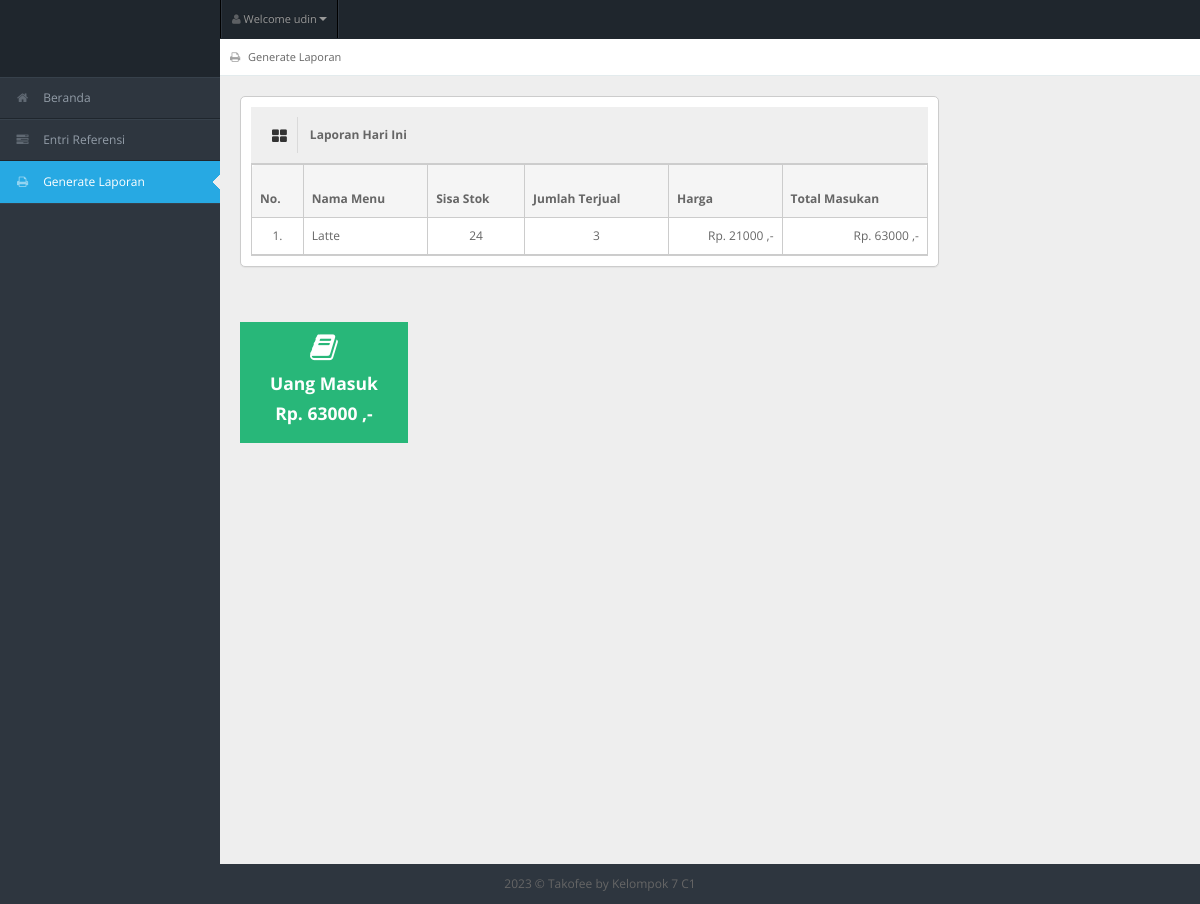
The page /generate_laporan.php (signed in) on the database its author committed.
### tables this page shows
CREATE TABLE `tb_user` (
  `id_user` int(11) NOT NULL,
  `username` varchar(150) NOT NULL,
  `password` varchar(150) NOT NULL,
  `nama_user` varchar(150) NOT NULL,
  `id_level` int(11) NOT NULL,
  `status` varchar(150) NOT NULL
);

CREATE TABLE `tb_masakan` (
  `id_masakan` int(11) NOT NULL,
  `nama_masakan` varchar(150) NOT NULL,
  `harga` varchar(150) NOT NULL,
  `stok` int(11) NOT NULL,
  `status_masakan` varchar(150) NOT NULL,
  `gambar_masakan` varchar(150) NOT NULL
);

### generate_laporan.php (the view, shortened to what this page needs)
<!DOCTYPE html>
<?php
include "connection/koneksi.php";
$id = $_SESSION['id_user'];
if (isset($_SESSION['username'])) {
  $query = "select * from tb_user natural join tb_level where id_user = $id";
  mysqli_query($conn, $query);
  $sql = mysqli_query($conn, $query);
  while ($r = mysqli_fetch_array($sql)) {
    $uang = 0;
?>
    <html lang="en">
    <head>
      <link rel="stylesheet" href="template/dashboard/css/bootstrap.min.css" />
      <link rel="stylesheet" href="template/dashboard/css/bootstrap-responsive.min.css" />
      <link rel="stylesheet" href="template/dashboard/css/fullcalendar.css" />
      <link rel="stylesheet" href="template/dashboard/css/matrix-style.css" />
      <link rel="stylesheet" href="template/dashboard/css/matrix-media.css" />
      <link href="template/dashboard/font-awesome/css/font-awesome.css" rel="stylesheet" />
      <link rel="stylesheet" href="template/dashboard/css/jquery.gritter.css" />
    </head>
    <body>
      <div id="header">
        <h1><a href="entri_transaksi.php">Entri Transaksi</a></h1>
      </div>
      <div id="user-nav" class="navbar navbar-inverse">
        <ul class="nav">
          <li class="dropdown" id="profile-messages"><a title="" href="#" data-toggle="dropdown" data-target="#profile-messages" class="dropdown-toggle"><i class="icon icon-user"></i> <span class="text">Welcome <?php echo $r['nama_user']; ?></span><b class="caret"></b></a>
          </li>
        </ul>
      </div>
      <div id="sidebar"><a href="generate_laporan.php" class="visible-phone"><i class="icon icon-print"></i> <span>Generate</span></a>
        <ul>
          <?php
          if ($r['id_level'] == 1) {
          ?>
            <li> <a href="beranda.php"><i class="icon icon-home"></i> <span>Beranda</span></a> </li>
            <li> <a href="entri_referensi.php"><i class="icon icon-tasks"></i> <span>Entri Referensi</span></a> </li>
            <li class="active"> <a href="generate_laporan.php"><i class="icon icon-print"></i> <span>Generate Laporan</span></a> </li>
          <?php
          } else if ($r['id_level'] == 2) {
          ?>
            <li> <a href="beranda.php"><i class="icon icon-home"></i> <span>Beranda</span></a> </li>
            <li> <a href="entri_order.php"><i class="icon icon-shopping-cart"></i> <span>Entri Order</span></a> </li>
            <li class="active"> <a href="generate_laporan.php"><i class="icon icon-print"></i> <span>Generate Laporan</span></a> </li>
          <?php
          } else if ($r['id_level'] == 3) {
          ?>
            <li> <a href="beranda.php"><i class="icon icon-home"></i> <span>Beranda</span></a> </li>
            <li> <a href="entri_transaksi.php"><i class="icon icon-inbox"></i> <span>Entri Transaksi</span></a> </li>
            <li class="active"> <a href="generate_laporan.php"><i class="icon icon-print"></i> <span>Generate Laporan</span></a> </li>
          <?php
          } else if ($r['id_level'] == 4) {
          ?>
            <li> <a href="beranda.php"><i class="icon icon-home"></i> <span>Beranda</span></a> </li>
            <li class="active"> <a href="generate_laporan.php"><i class="icon icon-print"></i> <span>Generate Laporan</span></a> </li>
          <?php
          } else if ($r['id_level'] == 5) {
          ?>
            <li> <a href="beranda.php"><i class="icon icon-home"></i> <span>Beranda</span></a> </li>
            <li> <a href="entri_order.php"><i class="icon icon-shopping-cart"></i> <span>Entri Order</span></a> </li>
          <?php
          }
          ?>
        </ul>
      </div>
      <div id="content">
        <div id="content-header">
          <div id="breadcrumb"> <a href="generate_laporan.php" title="Go to here" class="tip-bottom"><i class="icon icon-print"></i> Generate Laporan</a></div>
        </div>
        <div class="container-fluid">
          <?php
          if ($r['id_level'] == 1 || $r['id_level'] == 2 || $r['id_level'] == 3 || $r['id_level'] == 4) {
          ?>
            <div class="row-fluid">
              <div class="span9">
                <div class="widget-box">
                  <div class="widget-title bg_lg"><span class="icon"><i class="icon-th-large"></i></span>
                    <h5>Laporan Hari Ini</h5>
                  </div>
                  <div class="widget-content nopadding">
                    <table class="table table-bordered table-invoice-full">
                      <thead>
                        <tr>
                          <th class="head0">No.</th>
                          <th class="head0">Nama Menu</th>
                          <th class="head1">Sisa Stok</th>
                          <th class="head0">Jumlah Terjual</th>
                          <th class="head0 right">Harga</th>
                          <th class="head0 right">Total Masukan</th>
                        </tr>
                      </thead>
                      <?php
                      $no = 1;
                      $query_lihat_menu = "select * from tb_masakan";
                      $sql_lihat_menu = mysqli_query($conn, $query_lihat_menu);
                      ?>
                      <tbody>
                        <?php
                        while ($r_lihat_menu = mysqli_fetch_array($sql_lihat_menu)) {
                        ?>
                          <tr>
                            <td>
                              <center><?php echo $no++; ?>.</center>
                            </td>
                            <td><?php echo $r_lihat_menu['nama_masakan']; ?></td>
                            <td>
                              <center><?php echo $r_lihat_menu['stok']; ?></center>
                            </td>
                            <td>
                              <center>
                                <?php
                                $id_masakan = $r_lihat_menu['id_masakan'];
                                $query_jumlah = "select sum(jumlah_terjual) as jumlah_terjual from tb_stok left join tb_pesan on tb_stok.id_pesan = tb_pesan.id_pesan where id_masakan = $id_masakan and status_cetak = 'belum cetak'";
                                $sql_jumlah = mysqli_query($conn, $query_jumlah);
                                $result_jumlah = mysqli_fetch_array($sql_jumlah);
                                if ($result_jumlah['jumlah_terjual'] != 0 || $result_jumlah['jumlah_terjual'] != null || $result_jumlah['jumlah_terjual'] != "") {
                                  $jml = $result_jumlah['jumlah_terjual'];
                                  echo $jml;
                                } else {
                                  $jml = 0;
                                  echo $jml;
                                }
                                ?>
                              </center>
                            </td>
                            <td style="text-align: right">Rp. <?php echo $r_lihat_menu['harga']; ?> ,-</td>
                            <td style="text-align: right">Rp.
                              <?php
                              $id_masakan = $r_lihat_menu['id_masakan'];
                              $query_jumlah = "select sum(jumlah_terjual) as jumlah_terjual from tb_stok left join tb_pesan on tb_stok.id_pesan = tb_pesan.id_pesan where id_masakan = $id_masakan and status_cetak = 'belum cetak'";
                              $sql_jumlah = mysqli_query($conn, $query_jumlah);
                              $result_jumlah = mysqli_fetch_array($sql_jumlah);
                              $jml = 0;
                              if ($result_jumlah['jumlah_terjual'] != 0 || $result_jumlah['jumlah_terjual'] != null || $result_jumlah['jumlah_terjual'] != "") {
                                $jml = $result_jumlah['jumlah_terjual'] * $r_lihat_menu['harga'];
                                echo $jml;
                              } else {
                                $jml = $result_jumlah['jumlah_terjual'] * $r_lihat_menu['harga'];
                                echo $jml;
                              }
                              $uang += $jml;
                              ?>
                              ,-</td>
                          </tr>
                        <?php
                        }
                        ?>
                      </tbody>
                    </table>
                  </div>
                </div>
              </div>
            </div>
          <?php
          }
          ?>
        </div>
        <div class="container-fluid">
          <div class="row-fluid">
            <ul class="quick-actions">
              <li class="bg_lg"> <a href="#"><i class="icon-book"></i>
                  <h4>Uang Masuk</h4>
                  <h4>Rp. <?php echo $uang; ?> ,-</h4>
                </a> </li>
            </ul>
          </div>
        </div>
      </div>
      <div class="row-fluid">
        <div id="footer" class="span12"> <?php echo date('Y'); ?> &copy; Takofee <a href="#">by Kelompok 7 C1</a> </div>
      </div>
    </body>
    </html>
<?php
  }
} else {
  header('location: logout.php');
}
?>

### template/dashboard/css/matrix-media.css (style rules this page uses)
body { background:#2E363F; }
#header { background-color: #1f262d; margin-top:10px; }
#sidebar > ul { border-bottom: 1px solid #37414b }
#sidebar > ul > li { border-top: 1px solid #37414b; border-bottom: 1px solid #1f262d; }
#sidebar > ul > li.active { background-color: #27a9e3; border-bottom: 1px solid #27a9e3; border-top: 1px solid #27a9e3; }
#sidebar > ul > li.active a { color:#fff; text-decoration:none; }

### rows shown on the page
tb_user: nama_user "udin", uang "63000"
tb_masakan: nama_masakan "Latte", stok "24", jml "3", harga "21000", jml "63000"
